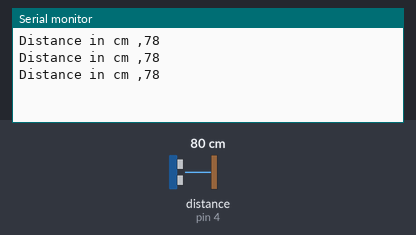
The sketch below on a simulated Arduino Uno, built with avr-gcc and run on an emulated ATmega328P. Shown: the last lines printed to the serial monitor. Wiring (inferred from the names in the program): ultrasonic range finder: trigger pin 2; echo pin 4. Inputs (shaded band) come from the test bench; at power-on: distance to the obstacle (sensor on pin 4) 80 cm. The echo pulse lasts 58.3 µs per cm.

Above: at 1.3 s.
1.4 s: distance to the obstacle (sensor on pin 4) set to 2 cm
At 1.9 s:
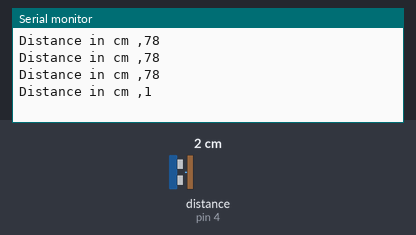
2.9 s: distance to the obstacle (sensor on pin 4) set to 4 cm
At 3.4 s:
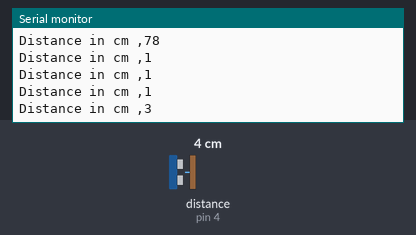
Timing chart, 0 to 5.9 s (numbered marks = the images above; inputs shaded):
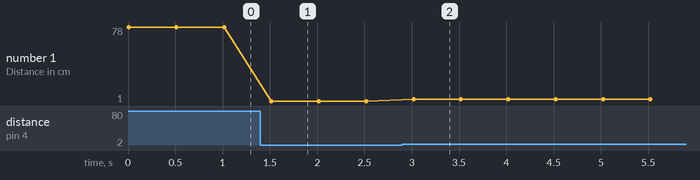

Measured:
- after the input at 1.4 s, the serial monitor: prints a new line after 0.12 s (image 1)
- after the input at 2.9 s, the serial monitor: prints a new line after 0.12 s (image 2)
- plotted number 1: 78 → 1 after the input at 1.4 s, 1 → 3 after the input at 2.9 s

The sketch:

Ultraonic_HW_lab.ino
```cpp
/*
* Ultrasonic Sensor HC-SR04 and Arduino Tutorial
*
* by Dejan Nedelkovski,
* www.HowToMechatronics.com
*
*/
// defines pins numbers
const int trigPin = 2;
const int echoPin = 4;
// defines variables
long duration;
int distance;
int distance2;
void setup() {
pinMode(trigPin, OUTPUT); // Sets the trigPin as an Output
pinMode(echoPin, INPUT); // Sets the echoPin as an Input
Serial.begin(9600); // Starts the serial communication
}
void loop() {
// Clears the trigPin
digitalWrite(trigPin, LOW);
delayMicroseconds(2);
// Sets the trigPin on HIGH state for 10 micro seconds
digitalWrite(trigPin, HIGH);
delayMicroseconds(10);
digitalWrite(trigPin, LOW);
// Reads the echoPin, returns the sound wave travel time in microseconds
duration = pulseIn(echoPin, HIGH);
// Calculating the distance
distance= duration*0.034/2;
// Prints the distance on the Serial Monitor
Serial.print("Distance in cm ,");
Serial.println(distance);
//distance2= distance*39.3701;
// Prints the distance on the Serial Monitor
//Serial.print("Distance in inch ,");
//Serial.println(distance2);
delay(500);
}
```
